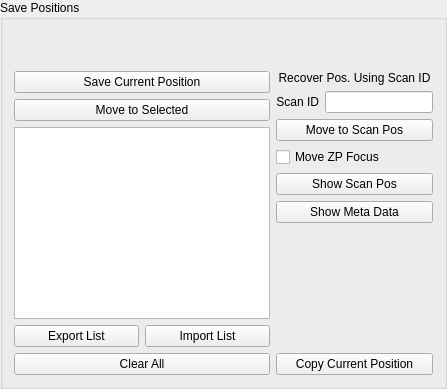
             <widget class="QGroupBox" name="groupBox_10">
              <property name="sizePolicy">
               <sizepolicy hsizetype="Fixed" vsizetype="Preferred">
                <horstretch>0</horstretch>
                <verstretch>0</verstretch>
               </sizepolicy>
              </property>
              <property name="title">
               <string>Save Positions</string>
              </property>
              <layout class="QGridLayout" name="gridLayout_56">
               <item row="1" column="1">
                <layout class="QVBoxLayout" name="verticalLayout">
                 <item>
                  <widget class="QLabel" name="label_46">
                   <property name="text">
                    <string>Recover Pos. Using Scan ID</string>
                   </property>
                   <property name="alignment">
                    <set>Qt::AlignCenter</set>
                   </property>
                  </widget>
                 </item>
                 <item>
                  <layout class="QHBoxLayout" name="horizontalLayout_4">
                   <item>
                    <widget class="QLabel" name="label_29">
                     <property name="sizePolicy">
                      <sizepolicy hsizetype="Preferred" vsizetype="Fixed">
                       <horstretch>0</horstretch>
                       <verstretch>0</verstretch>
                      </sizepolicy>
                     </property>
                     <property name="text">
                      <string>Scan ID</string>
                     </property>
                     <property name="alignment">
                      <set>Qt::AlignRight|Qt::AlignTrailing|Qt::AlignVCenter</set>
                     </property>
                    </widget>
                   </item>
                   <item>
                    <widget class="QLineEdit" name="le_sid_position">
                     <property name="sizePolicy">
                      <sizepolicy hsizetype="Preferred" vsizetype="Fixed">
                       <horstretch>0</horstretch>
                       <verstretch>0</verstretch>
                      </sizepolicy>
                     </property>
                    </widget>
                   </item>
                  </layout>
                 </item>
                 <item>
                  <widget class="QPushButton" name="pb_recover_scan_pos">
                   <property name="sizePolicy">
                    <sizepolicy hsizetype="Preferred" vsizetype="Fixed">
                     <horstretch>0</horstretch>
                     <verstretch>0</verstretch>
                    </sizepolicy>
                   </property>
                   <property name="text">
                    <string>Move to Scan Pos</string>
                   </property>
                  </widget>
                 </item>
                 <item>
                  <widget class="QCheckBox" name="cb_sid_moveZPZ">
                   <property name="text">
                    <string>Move ZP Focus</string>
                   </property>
                  </widget>
                 </item>
                 <item>
                  <widget class="QPushButton" name="pb_show_scan_pos">
                   <property name="sizePolicy">
                    <sizepolicy hsizetype="Preferred" vsizetype="Fixed">
                     <horstretch>0</horstretch>
                     <verstretch>0</verstretch>
                    </sizepolicy>
                   </property>
                   <property name="text">
                    <string>Show Scan Pos</string>
                   </property>
                  </widget>
                 </item>
                 <item>
                  <widget class="QPushButton" name="pb_print_scan_meta">
                   <property name="sizePolicy">
                    <sizepolicy hsizetype="Preferred" vsizetype="Fixed">
                     <horstretch>0</horstretch>
                     <verstretch>0</verstretch>
                    </sizepolicy>
                   </property>
                   <property name="text">
                    <string>Show Meta Data</string>
                   </property>
                  </widget>
                 </item>
                 <item>
                  <spacer name="verticalSpacer_3">
                   <property name="orientation">
                    <enum>Qt::Vertical</enum>
                   </property>
                   <property name="sizeHint" stdset="0">
                    <size>
                     <width>20</width>
                     <height>40</height>
                    </size>
                   </property>
                  </spacer>
                 </item>
                 <item>
                  <widget class="QPushButton" name="pb_copy_curr_pos">
                   <property name="toolTip">
                    <string>motor values to clipboard</string>
                   </property>
                   <property name="text">
                    <string>Copy Current Position</string>
                   </property>
                  </widget>
                 </item>
                </layout>
               </item>
               <item row="1" column="0">
                <layout class="QGridLayout" name="gridLayout_55">
                 <item row="0" column="0">
                  <layout class="QGridLayout" name="gridLayout_54">
                   <item row="0" column="0">
                    <layout class="QHBoxLayout" name="horizontalLayout_37">
                     <item>
                      <widget class="QPushButton" name="pb_save_pos">
                       <property name="sizePolicy">
                        <sizepolicy hsizetype="Preferred" vsizetype="Fixed">
                         <horstretch>0</horstretch>
                         <verstretch>0</verstretch>
                        </sizepolicy>
                       </property>
                       <property name="styleSheet">
                        <string notr="true"/>
                       </property>
                       <property name="text">
                        <string>Save Current Position</string>
                       </property>
                      </widget>
                     </item>
                    </layout>
                   </item>
                   <item row="1" column="0">
                    <widget class="QPushButton" name="pb_move_pos">
                     <property name="sizePolicy">
                      <sizepolicy hsizetype="Preferred" vsizetype="Fixed">
                       <horstretch>0</horstretch>
                       <verstretch>0</verstretch>
                      </sizepolicy>
                     </property>
                     <property name="styleSheet">
                      <string notr="true"/>
                     </property>
                     <property name="text">
                      <string>Move to Selected</string>
                     </property>
                    </widget>
                   </item>
                  </layout>
                 </item>
                 <item row="1" column="0">
                  <widget class="QListWidget" name="sampleROI_List">
                   <property name="sizePolicy">
                    <sizepolicy hsizetype="Preferred" vsizetype="Expanding">
                     <horstretch>0</horstretch>
                     <verstretch>0</verstretch>
                    </sizepolicy>
                   </property>
                  </widget>
                 </item>
                 <item row="2" column="0">
                  <layout class="QGridLayout" name="gridLayout_13">
                   <item row="0" column="0">
                    <layout class="QHBoxLayout" name="horizontalLayout_52">
                     <item>
                      <widget class="QPushButton" name="pb_roiList_export">
                       <property name="text">
                        <string>  Export List  </string>
                       </property>
                      </widget>
                     </item>
                     <item>
                      <widget class="QPushButton" name="pb_roiList_import">
                       <property name="text">
                        <string>   Import List   </string>
                       </property>
                      </widget>
                     </item>
                    </layout>
                   </item>
                   <item row="1" column="0">
                    <widget class="QPushButton" name="pb_roiList_clear">
                     <property name="text">
                      <string>Clear All</string>
                     </property>
                    </widget>
                   </item>
                  </layout>
                 </item>
                </layout>
               </item>
               <item row="0" column="0">
                <spacer name="verticalSpacer_20">
                 <property name="orientation">
                  <enum>Qt::Vertical</enum>
                 </property>
                 <property name="sizeType">
                  <enum>QSizePolicy::Fixed</enum>
                 </property>
                 <property name="sizeHint" stdset="0">
                  <size>
                   <width>20</width>
                   <height>40</height>
                  </size>
                 </property>
                </spacer>
               </item>
              </layout>
             </widget>
